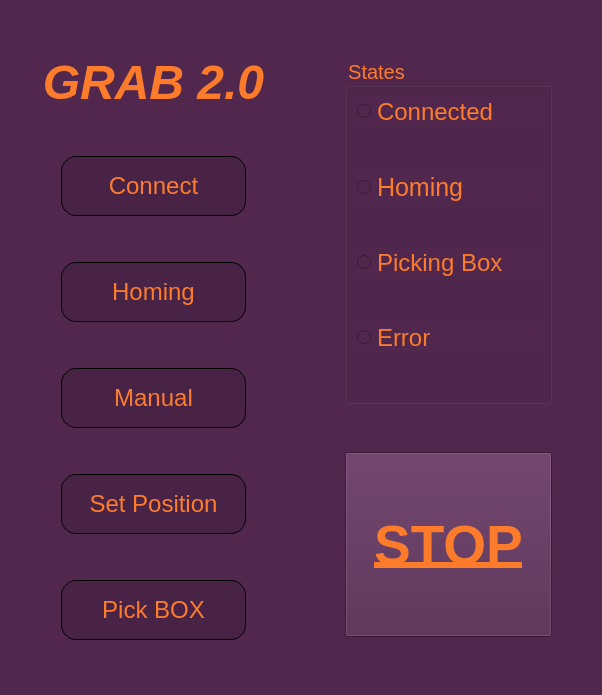
<?xml version="1.0" encoding="UTF-8"?>
<ui version="4.0">
 <class>MainWindow</class>
 <widget class="QMainWindow" name="MainWindow">
  <property name="geometry">
   <rect>
    <x>0</x>
    <y>0</y>
    <width>602</width>
    <height>695</height>
   </rect>
  </property>
  <property name="palette">
   <palette>
    <active>
     <colorrole role="WindowText">
      <brush brushstyle="SolidPattern">
       <color alpha="255">
        <red>252</red>
        <green>124</green>
        <blue>44</blue>
       </color>
      </brush>
     </colorrole>
     <colorrole role="Button">
      <brush brushstyle="SolidPattern">
       <color alpha="255">
        <red>81</red>
        <green>39</green>
        <blue>77</blue>
       </color>
      </brush>
     </colorrole>
     <colorrole role="Light">
      <brush brushstyle="SolidPattern">
       <color alpha="255">
        <red>255</red>
        <green>255</green>
        <blue>255</blue>
       </color>
      </brush>
     </colorrole>
     <colorrole role="Midlight">
      <brush brushstyle="SolidPattern">
       <color alpha="255">
        <red>227</red>
        <green>227</green>
        <blue>227</blue>
       </color>
      </brush>
     </colorrole>
     <colorrole role="Dark">
      <brush brushstyle="SolidPattern">
       <color alpha="255">
        <red>160</red>
        <green>160</green>
        <blue>160</blue>
       </color>
      </brush>
     </colorrole>
     <colorrole role="Mid">
      <brush brushstyle="SolidPattern">
       <color alpha="255">
        <red>160</red>
        <green>160</green>
        <blue>160</blue>
       </color>
      </brush>
     </colorrole>
     <colorrole role="Text">
      <brush brushstyle="SolidPattern">
       <color alpha="255">
        <red>252</red>
        <green>124</green>
        <blue>44</blue>
       </color>
      </brush>
     </colorrole>
     <colorrole role="BrightText">
      <brush brushstyle="SolidPattern">
       <color alpha="255">
        <red>255</red>
        <green>255</green>
        <blue>255</blue>
       </color>
      </brush>
     </colorrole>
     <colorrole role="ButtonText">
      <brush brushstyle="SolidPattern">
       <color alpha="255">
        <red>252</red>
        <green>124</green>
        <blue>44</blue>
       </color>
      </brush>
     </colorrole>
     <colorrole role="Base">
      <brush brushstyle="SolidPattern">
       <color alpha="255">
        <red>81</red>
        <green>39</green>
        <blue>77</blue>
       </color>
      </brush>
     </colorrole>
     <colorrole role="Window">
      <brush brushstyle="SolidPattern">
       <color alpha="255">
        <red>81</red>
        <green>39</green>
        <blue>77</blue>
       </color>
      </brush>
     </colorrole>
     <colorrole role="Shadow">
      <brush brushstyle="SolidPattern">
       <color alpha="255">
        <red>105</red>
        <green>105</green>
        <blue>105</blue>
       </color>
      </brush>
     </colorrole>
     <colorrole role="Highlight">
      <brush brushstyle="SolidPattern">
       <color alpha="255">
        <red>0</red>
        <green>120</green>
        <blue>215</blue>
       </color>
      </brush>
     </colorrole>
     <colorrole role="HighlightedText">
      <brush brushstyle="SolidPattern">
       <color alpha="255">
        <red>255</red>
        <green>255</green>
        <blue>255</blue>
       </color>
      </brush>
     </colorrole>
     <colorrole role="Link">
      <brush brushstyle="SolidPattern">
       <color alpha="255">
        <red>0</red>
        <green>0</green>
        <blue>255</blue>
       </color>
      </brush>
     </colorrole>
     <colorrole role="LinkVisited">
      <brush brushstyle="SolidPattern">
       <color alpha="255">
        <red>255</red>
        <green>0</green>
        <blue>255</blue>
       </color>
      </brush>
     </colorrole>
     <colorrole role="AlternateBase">
      <brush brushstyle="SolidPattern">
       <color alpha="255">
        <red>81</red>
        <green>39</green>
        <blue>77</blue>
       </color>
      </brush>
     </colorrole>
     <colorrole role="NoRole">
      <brush brushstyle="SolidPattern">
       <color alpha="255">
        <red>0</red>
        <green>0</green>
        <blue>0</blue>
       </color>
      </brush>
     </colorrole>
     <colorrole role="ToolTipBase">
      <brush brushstyle="SolidPattern">
       <color alpha="255">
        <red>255</red>
        <green>255</green>
        <blue>220</blue>
       </color>
      </brush>
     </colorrole>
     <colorrole role="ToolTipText">
      <brush brushstyle="SolidPattern">
       <color alpha="255">
        <red>0</red>
        <green>0</green>
        <blue>0</blue>
       </color>
      </brush>
     </colorrole>
     <colorrole role="PlaceholderText">
      <brush brushstyle="SolidPattern">
       <color alpha="255">
        <red>252</red>
        <green>124</green>
        <blue>44</blue>
       </color>
      </brush>
     </colorrole>
    </active>
    <inactive>
     <colorrole role="WindowText">
      <brush brushstyle="SolidPattern">
       <color alpha="255">
        <red>252</red>
        <green>124</green>
        <blue>44</blue>
       </color>
      </brush>
     </colorrole>
     <colorrole role="Button">
      <brush brushstyle="SolidPattern">
       <color alpha="255">
        <red>81</red>
        <green>39</green>
        <blue>77</blue>
       </color>
      </brush>
     </colorrole>
     <colorrole role="Light">
      <brush brushstyle="SolidPattern">
       <color alpha="255">
        <red>255</red>
        <green>255</green>
        <blue>255</blue>
       </color>
      </brush>
     </colorrole>
     <colorrole role="Midlight">
      <brush brushstyle="SolidPattern">
       <color alpha="255">
        <red>227</red>
        <green>227</green>
        <blue>227</blue>
       </color>
      </brush>
     </colorrole>
     <colorrole role="Dark">
      <brush brushstyle="SolidPattern">
       <color alpha="255">
        <red>160</red>
        <green>160</green>
        <blue>160</blue>
       </color>
      </brush>
     </colorrole>
     <colorrole role="Mid">
      <brush brushstyle="SolidPattern">
       <color alpha="255">
        <red>160</red>
        <green>160</green>
        <blue>160</blue>
       </color>
      </brush>
     </colorrole>
     <colorrole role="Text">
      <brush brushstyle="SolidPattern">
       <color alpha="255">
        <red>252</red>
        <green>124</green>
        <blue>44</blue>
       </color>
      </brush>
     </colorrole>
     <colorrole role="BrightText">
      <brush brushstyle="SolidPattern">
       <color alpha="255">
        <red>255</red>
        <green>255</green>
        <blue>255</blue>
       </color>
      </brush>
     </colorrole>
     <colorrole role="ButtonText">
      <brush brushstyle="SolidPattern">
       <color alpha="255">
        <red>252</red>
        <green>124</green>
        <blue>44</blue>
       </color>
      </brush>
     </colorrole>
     <colorrole role="Base">
      <brush brushstyle="SolidPattern">
       <color alpha="255">
        <red>81</red>
        <green>39</green>
        <blue>77</blue>
       </color>
      </brush>
     </colorrole>
     <colorrole role="Window">
      <brush brushstyle="SolidPattern">
       <color alpha="255">
        <red>81</red>
        <green>39</green>
        <blue>77</blue>
       </color>
      </brush>
     </colorrole>
     <colorrole role="Shadow">
      <brush brushstyle="SolidPattern">
       <color alpha="255">
        <red>105</red>
        <green>105</green>
        <blue>105</blue>
       </color>
      </brush>
     </colorrole>
     <colorrole role="Highlight">
      <brush brushstyle="SolidPattern">
       <color alpha="255">
        <red>240</red>
        <green>240</green>
        <blue>240</blue>
       </color>
      </brush>
     </colorrole>
     <colorrole role="HighlightedText">
      <brush brushstyle="SolidPattern">
       <color alpha="255">
        <red>0</red>
        <green>0</green>
        <blue>0</blue>
       </color>
      </brush>
     </colorrole>
     <colorrole role="Link">
      <brush brushstyle="SolidPattern">
       <color alpha="255">
        <red>0</red>
        <green>0</green>
        <blue>255</blue>
       </color>
      </brush>
     </colorrole>
     <colorrole role="LinkVisited">
      <brush brushstyle="SolidPattern">
       <color alpha="255">
        <red>255</red>
        <green>0</green>
        <blue>255</blue>
       </color>
      </brush>
     </colorrole>
     <colorrole role="AlternateBase">
      <brush brushstyle="SolidPattern">
       <color alpha="255">
        <red>245</red>
        <green>245</green>
        <blue>245</blue>
       </color>
      </brush>
     </colorrole>
     <colorrole role="NoRole">
      <brush brushstyle="NoBrush">
       <color alpha="255">
        <red>0</red>
        <green>0</green>
        <blue>0</blue>
       </color>
      </brush>
     </colorrole>
     <colorrole role="ToolTipBase">
      <brush brushstyle="SolidPattern">
       <color alpha="255">
        <red>255</red>
        <green>255</green>
        <blue>220</blue>
       </color>
      </brush>
     </colorrole>
     <colorrole role="ToolTipText">
      <brush brushstyle="SolidPattern">
       <color alpha="255">
        <red>0</red>
        <green>0</green>
        <blue>0</blue>
       </color>
      </brush>
     </colorrole>
     <colorrole role="PlaceholderText">
      <brush brushstyle="SolidPattern">
       <color alpha="255">
        <red>252</red>
        <green>124</green>
        <blue>44</blue>
       </color>
      </brush>
     </colorrole>
    </inactive>
    <disabled>
     <colorrole role="WindowText">
      <brush brushstyle="SolidPattern">
       <color alpha="255">
        <red>252</red>
        <green>124</green>
        <blue>44</blue>
       </color>
      </brush>
     </colorrole>
     <colorrole role="Button">
      <brush brushstyle="SolidPattern">
       <color alpha="255">
        <red>81</red>
        <green>39</green>
        <blue>77</blue>
       </color>
      </brush>
     </colorrole>
     <colorrole role="Light">
      <brush brushstyle="SolidPattern">
       <color alpha="255">
        <red>255</red>
        <green>255</green>
        <blue>255</blue>
       </color>
      </brush>
     </colorrole>
     <colorrole role="Midlight">
      <brush brushstyle="SolidPattern">
       <color alpha="255">
        <red>160</red>
        <green>160</green>
        <blue>160</blue>
       </color>
      </brush>
     </colorrole>
     <colorrole role="Dark">
      <brush brushstyle="SolidPattern">
       <color alpha="255">
        <red>160</red>
        <green>160</green>
        <blue>160</blue>
       </color>
      </brush>
     </colorrole>
     <colorrole role="Mid">
      <brush brushstyle="SolidPattern">
       <color alpha="255">
        <red>160</red>
        <green>160</green>
        <blue>160</blue>
       </color>
      </brush>
     </colorrole>
     <colorrole role="Text">
      <brush brushstyle="SolidPattern">
       <color alpha="255">
        <red>252</red>
        <green>124</green>
        <blue>44</blue>
       </color>
      </brush>
     </colorrole>
     <colorrole role="BrightText">
      <brush brushstyle="SolidPattern">
       <color alpha="255">
        <red>255</red>
        <green>255</green>
        <blue>255</blue>
       </color>
      </brush>
     </colorrole>
     <colorrole role="ButtonText">
      <brush brushstyle="SolidPattern">
       <color alpha="255">
        <red>252</red>
        <green>124</green>
        <blue>44</blue>
       </color>
      </brush>
     </colorrole>
     <colorrole role="Base">
      <brush brushstyle="SolidPattern">
       <color alpha="255">
        <red>81</red>
        <green>39</green>
        <blue>77</blue>
       </color>
      </brush>
     </colorrole>
     <colorrole role="Window">
      <brush brushstyle="SolidPattern">
       <color alpha="255">
        <red>81</red>
        <green>39</green>
        <blue>77</blue>
       </color>
      </brush>
     </colorrole>
     <colorrole role="Shadow">
      <brush brushstyle="SolidPattern">
       <color alpha="255">
        <red>0</red>
        <green>0</green>
        <blue>0</blue>
       </color>
      </brush>
     </colorrole>
     <colorrole role="Highlight">
      <brush brushstyle="SolidPattern">
       <color alpha="255">
        <red>0</red>
        <green>120</green>
        <blue>215</blue>
       </color>
      </brush>
     </colorrole>
     <colorrole role="HighlightedText">
      <brush brushstyle="SolidPattern">
       <color alpha="255">
        <red>255</red>
        <green>255</green>
        <blue>255</blue>
       </color>
      </brush>
     </colorrole>
     <colorrole role="Link">
      <brush brushstyle="SolidPattern">
       <color alpha="255">
        <red>0</red>
        <green>0</green>
        <blue>255</blue>
       </color>
      </brush>
     </colorrole>
     <colorrole role="LinkVisited">
      <brush brushstyle="SolidPattern">
       <color alpha="255">
        <red>255</red>
        <green>0</green>
        <blue>255</blue>
       </color>
      </brush>
     </colorrole>
     <colorrole role="AlternateBase">
      <brush brushstyle="SolidPattern">
       <color alpha="255">
        <red>245</red>
        <green>245</green>
        <blue>245</blue>
       </color>
      </brush>
     </colorrole>
     <colorrole role="NoRole">
      <brush brushstyle="NoBrush">
       <color alpha="255">
        <red>0</red>
        <green>0</green>
        <blue>0</blue>
       </color>
      </brush>
     </colorrole>
     <colorrole role="ToolTipBase">
      <brush brushstyle="SolidPattern">
       <color alpha="255">
        <red>255</red>
        <green>255</green>
        <blue>220</blue>
       </color>
      </brush>
     </colorrole>
     <colorrole role="ToolTipText">
      <brush brushstyle="SolidPattern">
       <color alpha="255">
        <red>0</red>
        <green>0</green>
        <blue>0</blue>
       </color>
      </brush>
     </colorrole>
     <colorrole role="PlaceholderText">
      <brush brushstyle="SolidPattern">
       <color alpha="255">
        <red>252</red>
        <green>124</green>
        <blue>44</blue>
       </color>
      </brush>
     </colorrole>
    </disabled>
   </palette>
  </property>
  <property name="windowTitle">
   <string>MainWindow</string>
  </property>
  <property name="styleSheet">
   <string notr="true">background-color: rgb(81, 39, 77);
color: rgb(252, 124, 44);
border-color: rgb(0, 0, 0);</string>
  </property>
  <widget class="QWidget" name="centralwidget">
   <layout class="QHBoxLayout" name="horizontalLayout">
    <item>
     <layout class="QHBoxLayout" name="horizontalLayout_2">
      <item>
       <layout class="QVBoxLayout" name="verticalLayout">
        <item>
         <spacer name="verticalSpacer">
          <property name="orientation">
           <enum>Qt::Vertical</enum>
          </property>
          <property name="sizeType">
           <enum>QSizePolicy::Expanding</enum>
          </property>
          <property name="sizeHint" stdset="0">
           <size>
            <width>20</width>
            <height>40</height>
           </size>
          </property>
         </spacer>
        </item>
        <item>
         <widget class="QLabel" name="titleTextLabel">
          <property name="font">
           <font>
            <pointsize>36</pointsize>
            <italic>true</italic>
            <bold>true</bold>
           </font>
          </property>
          <property name="layoutDirection">
           <enum>Qt::LeftToRight</enum>
          </property>
          <property name="autoFillBackground">
           <bool>false</bool>
          </property>
          <property name="frameShadow">
           <enum>QFrame::Plain</enum>
          </property>
          <property name="text">
           <string>GRAB 2.0</string>
          </property>
          <property name="textFormat">
           <enum>Qt::AutoText</enum>
          </property>
          <property name="scaledContents">
           <bool>false</bool>
          </property>
          <property name="alignment">
           <set>Qt::AlignCenter</set>
          </property>
         </widget>
        </item>
        <item>
         <spacer name="verticalSpacer_3">
          <property name="orientation">
           <enum>Qt::Vertical</enum>
          </property>
          <property name="sizeType">
           <enum>QSizePolicy::Fixed</enum>
          </property>
          <property name="sizeHint" stdset="0">
           <size>
            <width>20</width>
            <height>40</height>
           </size>
          </property>
         </spacer>
        </item>
        <item alignment="Qt::AlignHCenter|Qt::AlignVCenter">
         <widget class="QPushButton" name="connectButton">
          <property name="minimumSize">
           <size>
            <width>185</width>
            <height>60</height>
           </size>
          </property>
          <property name="maximumSize">
           <size>
            <width>185</width>
            <height>16777215</height>
           </size>
          </property>
          <property name="font">
           <font>
            <pointsize>18</pointsize>
           </font>
          </property>
          <property name="styleSheet">
           <string notr="true">background-color: rgb(73, 35, 69);
border: 1px solid;
border-radius: 15px;</string>
          </property>
          <property name="text">
           <string>Connect</string>
          </property>
          <property name="checkable">
           <bool>true</bool>
          </property>
          <property name="checked">
           <bool>false</bool>
          </property>
          <property name="flat">
           <bool>false</bool>
          </property>
         </widget>
        </item>
        <item>
         <spacer name="verticalSpacer_7">
          <property name="orientation">
           <enum>Qt::Vertical</enum>
          </property>
          <property name="sizeType">
           <enum>QSizePolicy::Minimum</enum>
          </property>
          <property name="sizeHint" stdset="0">
           <size>
            <width>20</width>
            <height>40</height>
           </size>
          </property>
         </spacer>
        </item>
        <item alignment="Qt::AlignHCenter">
         <widget class="QPushButton" name="homingButton">
          <property name="minimumSize">
           <size>
            <width>185</width>
            <height>60</height>
           </size>
          </property>
          <property name="maximumSize">
           <size>
            <width>185</width>
            <height>16777215</height>
           </size>
          </property>
          <property name="font">
           <font>
            <pointsize>18</pointsize>
           </font>
          </property>
          <property name="styleSheet">
           <string notr="true">background-color: rgb(73, 35, 69);
border: 1px solid;
border-radius: 15px;</string>
          </property>
          <property name="text">
           <string>Homing</string>
          </property>
          <property name="checkable">
           <bool>true</bool>
          </property>
         </widget>
        </item>
        <item>
         <spacer name="verticalSpacer_6">
          <property name="orientation">
           <enum>Qt::Vertical</enum>
          </property>
          <property name="sizeType">
           <enum>QSizePolicy::Minimum</enum>
          </property>
          <property name="sizeHint" stdset="0">
           <size>
            <width>20</width>
            <height>40</height>
           </size>
          </property>
         </spacer>
        </item>
        <item alignment="Qt::AlignHCenter|Qt::AlignVCenter">
         <widget class="QPushButton" name="manualButton">
          <property name="minimumSize">
           <size>
            <width>185</width>
            <height>60</height>
           </size>
          </property>
          <property name="maximumSize">
           <size>
            <width>185</width>
            <height>16777215</height>
           </size>
          </property>
          <property name="font">
           <font>
            <pointsize>18</pointsize>
           </font>
          </property>
          <property name="styleSheet">
           <string notr="true">background-color: rgb(73, 35, 69);
border: 1px solid;
border-radius: 15px;</string>
          </property>
          <property name="text">
           <string>Manual</string>
          </property>
         </widget>
        </item>
        <item>
         <spacer name="verticalSpacer_5">
          <property name="orientation">
           <enum>Qt::Vertical</enum>
          </property>
          <property name="sizeType">
           <enum>QSizePolicy::Minimum</enum>
          </property>
          <property name="sizeHint" stdset="0">
           <size>
            <width>20</width>
            <height>40</height>
           </size>
          </property>
         </spacer>
        </item>
        <item alignment="Qt::AlignHCenter|Qt::AlignVCenter">
         <widget class="QPushButton" name="setPosButton">
          <property name="enabled">
           <bool>false</bool>
          </property>
          <property name="minimumSize">
           <size>
            <width>185</width>
            <height>60</height>
           </size>
          </property>
          <property name="maximumSize">
           <size>
            <width>185</width>
            <height>16777215</height>
           </size>
          </property>
          <property name="palette">
           <palette>
            <active>
             <colorrole role="WindowText">
              <brush brushstyle="SolidPattern">
               <color alpha="255">
                <red>252</red>
                <green>124</green>
                <blue>44</blue>
               </color>
              </brush>
             </colorrole>
             <colorrole role="Button">
              <brush brushstyle="SolidPattern">
               <color alpha="255">
                <red>73</red>
                <green>35</green>
                <blue>69</blue>
               </color>
              </brush>
             </colorrole>
             <colorrole role="Text">
              <brush brushstyle="SolidPattern">
               <color alpha="255">
                <red>252</red>
                <green>124</green>
                <blue>44</blue>
               </color>
              </brush>
             </colorrole>
             <colorrole role="ButtonText">
              <brush brushstyle="SolidPattern">
               <color alpha="255">
                <red>252</red>
                <green>124</green>
                <blue>44</blue>
               </color>
              </brush>
             </colorrole>
             <colorrole role="Base">
              <brush brushstyle="SolidPattern">
               <color alpha="255">
                <red>73</red>
                <green>35</green>
                <blue>69</blue>
               </color>
              </brush>
             </colorrole>
             <colorrole role="Window">
              <brush brushstyle="SolidPattern">
               <color alpha="255">
                <red>73</red>
                <green>35</green>
                <blue>69</blue>
               </color>
              </brush>
             </colorrole>
             <colorrole role="PlaceholderText">
              <brush brushstyle="SolidPattern">
               <color alpha="255">
                <red>252</red>
                <green>124</green>
                <blue>44</blue>
               </color>
              </brush>
             </colorrole>
            </active>
            <inactive>
             <colorrole role="WindowText">
              <brush brushstyle="SolidPattern">
               <color alpha="255">
                <red>252</red>
                <green>124</green>
                <blue>44</blue>
               </color>
              </brush>
             </colorrole>
             <colorrole role="Button">
              <brush brushstyle="SolidPattern">
               <color alpha="255">
                <red>73</red>
                <green>35</green>
                <blue>69</blue>
               </color>
              </brush>
             </colorrole>
             <colorrole role="Text">
              <brush brushstyle="SolidPattern">
               <color alpha="255">
                <red>252</red>
                <green>124</green>
                <blue>44</blue>
               </color>
              </brush>
             </colorrole>
             <colorrole role="ButtonText">
              <brush brushstyle="SolidPattern">
               <color alpha="255">
                <red>252</red>
                <green>124</green>
                <blue>44</blue>
               </color>
              </brush>
             </colorrole>
             <colorrole role="Base">
              <brush brushstyle="SolidPattern">
               <color alpha="255">
                <red>73</red>
                <green>35</green>
                <blue>69</blue>
               </color>
              </brush>
             </colorrole>
             <colorrole role="Window">
              <brush brushstyle="SolidPattern">
               <color alpha="255">
                <red>73</red>
                <green>35</green>
                <blue>69</blue>
               </color>
              </brush>
             </colorrole>
             <colorrole role="PlaceholderText">
              <brush brushstyle="SolidPattern">
               <color alpha="255">
                <red>252</red>
                <green>124</green>
                <blue>44</blue>
               </color>
              </brush>
             </colorrole>
            </inactive>
            <disabled>
             <colorrole role="WindowText">
              <brush brushstyle="SolidPattern">
               <color alpha="255">
                <red>252</red>
                <green>124</green>
                <blue>44</blue>
               </color>
              </brush>
             </colorrole>
             <colorrole role="Button">
              <brush brushstyle="SolidPattern">
               <color alpha="255">
                <red>73</red>
                <green>35</green>
                <blue>69</blue>
               </color>
              </brush>
             </colorrole>
             <colorrole role="Text">
              <brush brushstyle="SolidPattern">
               <color alpha="255">
                <red>252</red>
                <green>124</green>
                <blue>44</blue>
               </color>
              </brush>
             </colorrole>
             <colorrole role="ButtonText">
              <brush brushstyle="SolidPattern">
               <color alpha="255">
                <red>252</red>
                <green>124</green>
                <blue>44</blue>
               </color>
              </brush>
             </colorrole>
             <colorrole role="Base">
              <brush brushstyle="SolidPattern">
               <color alpha="255">
                <red>73</red>
                <green>35</green>
                <blue>69</blue>
               </color>
              </brush>
             </colorrole>
             <colorrole role="Window">
              <brush brushstyle="SolidPattern">
               <color alpha="255">
                <red>73</red>
                <green>35</green>
                <blue>69</blue>
               </color>
              </brush>
             </colorrole>
             <colorrole role="PlaceholderText">
              <brush brushstyle="SolidPattern">
               <color alpha="255">
                <red>252</red>
                <green>124</green>
                <blue>44</blue>
               </color>
              </brush>
             </colorrole>
            </disabled>
           </palette>
          </property>
          <property name="font">
           <font>
            <pointsize>18</pointsize>
           </font>
          </property>
          <property name="styleSheet">
           <string notr="true">background-color: rgb(73, 35, 69);
border: 1px solid;
border-radius: 15px;</string>
          </property>
          <property name="text">
           <string>Set Position</string>
          </property>
         </widget>
        </item>
        <item>
         <spacer name="verticalSpacer_4">
          <property name="orientation">
           <enum>Qt::Vertical</enum>
          </property>
          <property name="sizeType">
           <enum>QSizePolicy::Minimum</enum>
          </property>
          <property name="sizeHint" stdset="0">
           <size>
            <width>20</width>
            <height>40</height>
           </size>
          </property>
         </spacer>
        </item>
        <item alignment="Qt::AlignHCenter|Qt::AlignVCenter">
         <widget class="QPushButton" name="pickBoxButton">
          <property name="minimumSize">
           <size>
            <width>185</width>
            <height>60</height>
           </size>
          </property>
          <property name="maximumSize">
           <size>
            <width>185</width>
            <height>16777215</height>
           </size>
          </property>
          <property name="font">
           <font>
            <pointsize>18</pointsize>
           </font>
          </property>
          <property name="styleSheet">
           <string notr="true">background-color: rgb(73, 35, 69);
border: 1px solid;
border-radius: 15px;</string>
          </property>
          <property name="text">
           <string>Pick BOX</string>
          </property>
          <property name="checkable">
           <bool>true</bool>
          </property>
          <property name="autoDefault">
           <bool>false</bool>
          </property>
          <property name="default">
           <bool>false</bool>
          </property>
         </widget>
        </item>
        <item>
         <spacer name="verticalSpacer_2">
          <property name="orientation">
           <enum>Qt::Vertical</enum>
          </property>
          <property name="sizeType">
           <enum>QSizePolicy::Expanding</enum>
          </property>
          <property name="sizeHint" stdset="0">
           <size>
            <width>20</width>
            <height>40</height>
           </size>
          </property>
         </spacer>
        </item>
       </layout>
      </item>
      <item>
       <widget class="QWidget" name="horizontalWidget" native="true">
        <layout class="QHBoxLayout" name="horizontalLayout_3">
         <item>
          <layout class="QVBoxLayout" name="verticalLayout_2">
           <item>
            <spacer name="verticalSpacer_12">
             <property name="orientation">
              <enum>Qt::Vertical</enum>
             </property>
             <property name="sizeType">
              <enum>QSizePolicy::Minimum</enum>
             </property>
             <property name="sizeHint" stdset="0">
              <size>
               <width>20</width>
               <height>40</height>
              </size>
             </property>
            </spacer>
           </item>
           <item>
            <widget class="QGroupBox" name="stateGroupBox">
             <property name="enabled">
              <bool>true</bool>
             </property>
             <property name="font">
              <font>
               <pointsize>15</pointsize>
               <bold>false</bold>
              </font>
             </property>
             <property name="autoFillBackground">
              <bool>false</bool>
             </property>
             <property name="styleSheet">
              <string notr="true">selection-color: rgb(6, 255, 35);</string>
             </property>
             <property name="title">
              <string>States</string>
             </property>
             <property name="flat">
              <bool>false</bool>
             </property>
             <property name="checkable">
              <bool>false</bool>
             </property>
             <layout class="QHBoxLayout" name="horizontalLayout_4">
              <item>
               <layout class="QVBoxLayout" name="verticalLayout_3">
                <item>
                 <widget class="QRadioButton" name="connectedRadioButton">
                  <property name="font">
                   <font>
                    <pointsize>18</pointsize>
                   </font>
                  </property>
                  <property name="text">
                   <string>Connected</string>
                  </property>
                  <property name="autoExclusive">
                   <bool>false</bool>
                  </property>
                 </widget>
                </item>
                <item>
                 <spacer name="verticalSpacer_11">
                  <property name="orientation">
                   <enum>Qt::Vertical</enum>
                  </property>
                  <property name="sizeType">
                   <enum>QSizePolicy::Minimum</enum>
                  </property>
                  <property name="sizeHint" stdset="0">
                   <size>
                    <width>20</width>
                    <height>40</height>
                   </size>
                  </property>
                 </spacer>
                </item>
                <item>
                 <widget class="QRadioButton" name="homingRadioButton">
                  <property name="font">
                   <font>
                    <pointsize>19</pointsize>
                   </font>
                  </property>
                  <property name="text">
                   <string>Homing</string>
                  </property>
                  <property name="autoExclusive">
                   <bool>false</bool>
                  </property>
                 </widget>
                </item>
                <item>
                 <spacer name="verticalSpacer_10">
                  <property name="orientation">
                   <enum>Qt::Vertical</enum>
                  </property>
                  <property name="sizeType">
                   <enum>QSizePolicy::Minimum</enum>
                  </property>
                  <property name="sizeHint" stdset="0">
                   <size>
                    <width>20</width>
                    <height>40</height>
                   </size>
                  </property>
                 </spacer>
                </item>
                <item>
                 <widget class="QRadioButton" name="pickboxRadioButton">
                  <property name="font">
                   <font>
                    <pointsize>18</pointsize>
                   </font>
                  </property>
                  <property name="text">
                   <string>Picking Box</string>
                  </property>
                  <property name="autoExclusive">
                   <bool>false</bool>
                  </property>
                 </widget>
                </item>
                <item>
                 <spacer name="verticalSpacer_9">
                  <property name="orientation">
                   <enum>Qt::Vertical</enum>
                  </property>
                  <property name="sizeType">
                   <enum>QSizePolicy::Minimum</enum>
                  </property>
                  <property name="sizeHint" stdset="0">
                   <size>
                    <width>20</width>
                    <height>40</height>
                   </size>
                  </property>
                 </spacer>
                </item>
                <item>
                 <widget class="QRadioButton" name="errorRadioButton">
                  <property name="minimumSize">
                   <size>
                    <width>0</width>
                    <height>0</height>
                   </size>
                  </property>
                  <property name="sizeIncrement">
                   <size>
                    <width>0</width>
                    <height>0</height>
                   </size>
                  </property>
                  <property name="baseSize">
                   <size>
                    <width>0</width>
                    <height>0</height>
                   </size>
                  </property>
                  <property name="font">
                   <font>
                    <pointsize>18</pointsize>
                   </font>
                  </property>
                  <property name="mouseTracking">
                   <bool>false</bool>
                  </property>
                  <property name="text">
                   <string>Error</string>
                  </property>
                  <property name="iconSize">
                   <size>
                    <width>18</width>
                    <height>18</height>
                   </size>
                  </property>
                  <property name="autoExclusive">
                   <bool>false</bool>
                  </property>
                 </widget>
                </item>
                <item>
                 <spacer name="verticalSpacer_8">
                  <property name="orientation">
                   <enum>Qt::Vertical</enum>
                  </property>
                  <property name="sizeType">
                   <enum>QSizePolicy::Preferred</enum>
                  </property>
                  <property name="sizeHint" stdset="0">
                   <size>
                    <width>20</width>
                    <height>40</height>
                   </size>
                  </property>
                 </spacer>
                </item>
               </layout>
              </item>
             </layout>
            </widget>
           </item>
           <item>
            <spacer name="verticalSpacer_13">
             <property name="orientation">
              <enum>Qt::Vertical</enum>
             </property>
             <property name="sizeType">
              <enum>QSizePolicy::Expanding</enum>
             </property>
             <property name="sizeHint" stdset="0">
              <size>
               <width>20</width>
               <height>40</height>
              </size>
             </property>
            </spacer>
           </item>
           <item>
            <widget class="QPushButton" name="emergencyStopButton">
             <property name="minimumSize">
              <size>
               <width>185</width>
               <height>185</height>
              </size>
             </property>
             <property name="maximumSize">
              <size>
               <width>207</width>
               <height>16777215</height>
              </size>
             </property>
             <property name="font">
              <font>
               <pointsize>41</pointsize>
               <bold>true</bold>
               <underline>true</underline>
              </font>
             </property>
             <property name="styleSheet">
              <string notr="true">background-color: rgb(73, 35, 69);
border: 1px solid;
border-radius: 10px;

pressed {
        background-color: qlineargradient(x1: 0, y1: 0, x2: 0, y2: 1,
                                  stop: 0 #008aa6, stop: 1 #008aa6);
        }</string>
             </property>
             <property name="text">
              <string>STOP</string>
             </property>
             <property name="checkable">
              <bool>true</bool>
             </property>
            </widget>
           </item>
           <item>
            <spacer name="verticalSpacer_14">
             <property name="orientation">
              <enum>Qt::Vertical</enum>
             </property>
             <property name="sizeType">
              <enum>QSizePolicy::Preferred</enum>
             </property>
             <property name="sizeHint" stdset="0">
              <size>
               <width>20</width>
               <height>40</height>
              </size>
             </property>
            </spacer>
           </item>
          </layout>
         </item>
        </layout>
       </widget>
      </item>
     </layout>
    </item>
   </layout>
  </widget>
 </widget>
 <tabstops>
  <tabstop>connectButton</tabstop>
  <tabstop>homingButton</tabstop>
  <tabstop>manualButton</tabstop>
  <tabstop>setPosButton</tabstop>
  <tabstop>pickBoxButton</tabstop>
 </tabstops>
 <resources/>
 <connections>
  <connection>
   <sender>connectButton</sender>
   <signal>toggled(bool)</signal>
   <receiver>connectedRadioButton</receiver>
   <slot>setChecked(bool)</slot>
   <hints>
    <hint type="sourcelabel">
     <x>245</x>
     <y>210</y>
    </hint>
    <hint type="destinationlabel">
     <x>570</x>
     <y>135</y>
    </hint>
   </hints>
  </connection>
  <connection>
   <sender>homingButton</sender>
   <signal>toggled(bool)</signal>
   <receiver>homingRadioButton</receiver>
   <slot>setChecked(bool)</slot>
   <hints>
    <hint type="sourcelabel">
     <x>245</x>
     <y>322</y>
    </hint>
    <hint type="destinationlabel">
     <x>570</x>
     <y>221</y>
    </hint>
   </hints>
  </connection>
  <connection>
   <sender>pickBoxButton</sender>
   <signal>toggled(bool)</signal>
   <receiver>pickboxRadioButton</receiver>
   <slot>setChecked(bool)</slot>
   <hints>
    <hint type="sourcelabel">
     <x>245</x>
     <y>658</y>
    </hint>
    <hint type="destinationlabel">
     <x>570</x>
     <y>305</y>
    </hint>
   </hints>
  </connection>
 </connections>
</ui>
